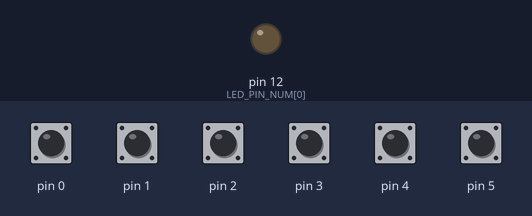
Bench run of a sketch on a simulated Teensy 4. Shown: output pins drawn as LEDs (lit = HIGH). The inputs (shaded band) are chosen by the test bench; at power-on: pin 0–5 HIGH.

Above: at 1.2 s.
1.3 s: pin 0 pulled LOW for 0.15 s
At 1.42 s:
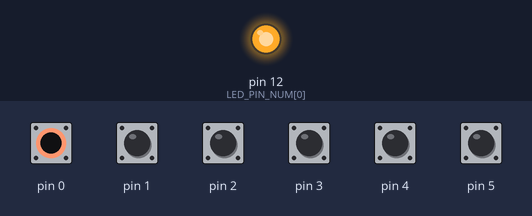
Timing chart, 0 to 4.3 s (numbered marks = the images above; inputs shaded):
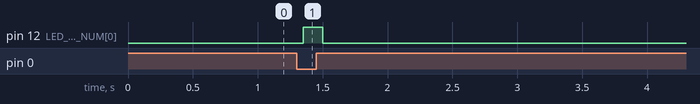

The sketch:

3-6-button-midi-footpedal-1-led.ino
```cpp
/* Simple Teensy DIY USB-MIDI controller.
  Created by Liam Lacey, based on the Teensy USB-MIDI Buttons example code.

   Contains 8 push buttons for sending MIDI messages,
   and a toggle switch for setting whether the buttons
   send note messages or CC messages.

   The toggle switch is connected to input pin 0,
   and the push buttons are connected to input pins 1 - 8.

   You must select MIDI from the "Tools > USB Type" menu for this code to compile.

   To change the name of the USB-MIDI device, edit the STR_PRODUCT define
   in the /Applications/Arduino.app/Contents/Java/hardware/teensy/avr/cores/usb_midi/usb_private.h
   file. You may need to clear your computers cache of MIDI devices for the name change to be applied.

   See https://www.pjrc.com/teensy/td_midi.html for the Teensy MIDI library documentation.

*/

#include <Bounce.h>

//The number of push buttons
const int NUM_OF_BUTTONS = 6;

// The number of leds
const int NUM_OF_LEDS = 1;
const int LED_PIN_NUM[NUM_OF_LEDS] = {12};
// the MIDI channel number to send messages
const int MIDI_CHAN = 1;

// Create Bounce objects for each button and switch. The Bounce object
// automatically deals with contact chatter or "bounce", and
// it makes detecting changes very simple.
// 5 = 5 ms debounce time which is appropriate for good quality mechanical push buttons.
// If a button is too "sensitive" to rapid touch, you can increase this time.

//button debounce time
const int DEBOUNCE_TIME = 50;

Bounce buttons[NUM_OF_BUTTONS] =
{
  Bounce (0, DEBOUNCE_TIME),
  Bounce (1, DEBOUNCE_TIME),
  Bounce (2, DEBOUNCE_TIME),
  Bounce (3, DEBOUNCE_TIME),
  Bounce (4, DEBOUNCE_TIME),
  Bounce (5, DEBOUNCE_TIME)
};

const int MIDI_MODE_NOTES = 0;
const int MIDI_MODE_CCS = 1;

//Variable that stores the current MIDI mode of the device (what type of messages the push buttons send).
int midiMode = MIDI_MODE_NOTES;

//Arrays the store the exact note and CC messages each push button will send.
const int MIDI_NOTE_NUMS[NUM_OF_BUTTONS] = {36,37,38,39,40,41};
const int MIDI_NOTE_VELS[NUM_OF_BUTTONS] = {110, 110, 110, 110, 110, 110};
const int MIDI_CC_NUMS[NUM_OF_BUTTONS] = {36,37,38,39,40,41};
const int MIDI_CC_VALS[NUM_OF_BUTTONS] = {127, 127, 127, 127, 127, 127};

//==============================================================================
//==============================================================================
//==============================================================================
//The setup function. Called once when the Teensy is turned on or restarted

void setup()
{
  // Configure the pins for input mode with pullup resistors.
  // The buttons/switch connect from each pin to ground.  When
  // the button is pressed/on, the pin reads LOW because the button
  // shorts it to ground.  When released/off, the pin reads HIGH
  // because the pullup resistor connects to +5 volts inside
  // the chip.  LOW for "on", and HIGH for "off" may seem
  // backwards, but using the on-chip pullup resistors is very
  // convenient.  The scheme is called "active low", and it's
  // very commonly used in electronics... so much that the chip
  // has built-in pullup resistors!

  for (int i = 0; i < NUM_OF_BUTTONS; i++)
  {
    pinMode (i, INPUT_PULLUP);
  }
  for (int i = 0; i < NUM_OF_LEDS; i++)
  {
    pinMode(LED_PIN_NUM[i], OUTPUT);
  }
}

//==============================================================================
//==============================================================================
//==============================================================================
//The loop function. Called over-and-over once the setup function has been called.

void loop()
{
  //==============================================================================
  // Update all the buttons/switch. There should not be any long
  // delays in loop(), so this runs repetitively at a rate
  // faster than the buttons could be pressed and released.
  for (int i = 0; i < NUM_OF_BUTTONS; i++)
  {
    buttons[i].update();
  }

  //==============================================================================
  // Check the status of each push button

  for (int i = 0; i < NUM_OF_BUTTONS; i++)
  {

    //========================================
    // Check each button for "falling" edge.
    // Falling = high (not pressed - voltage from pullup resistor) to low (pressed - button connects pin to ground)

    if (buttons[i].fallingEdge())
    {
      //If in note mode send a MIDI note-on message.
      //Else send a CC message.
      if (midiMode == MIDI_MODE_NOTES)
        usbMIDI.sendNoteOn (MIDI_NOTE_NUMS[i], MIDI_NOTE_VELS[i], MIDI_CHAN);
      else
        usbMIDI.sendControlChange (MIDI_CC_NUMS[i], MIDI_CC_VALS[i], MIDI_CHAN);
        digitalWrite(LED_PIN_NUM[0],HIGH);
    }

    //========================================
    // Check each button for "rising" edge
    // Rising = low (pressed - button connects pin to ground) to high (not pressed - voltage from pullup resistor)

    else if (buttons[i].risingEdge())
    {
      //If in note mode send a MIDI note-off message.
      //Else send a CC message with a value of 0.
      if (midiMode == MIDI_MODE_NOTES)
        usbMIDI.sendNoteOff (MIDI_NOTE_NUMS[i], 0, MIDI_CHAN);
      else
        usbMIDI.sendControlChange (MIDI_CC_NUMS[i], 0, MIDI_CHAN);
      digitalWrite(LED_PIN_NUM[0],LOW);
    }

  } //for (int i = 0; i < NUM_OF_BUTTONS; i++)

  //==============================================================================
  // Check the status of the toggle switch, and set the MIDI mode based on this.
  // if (buttons[0].fallingEdge())
  // {
  //   midiMode = MIDI_MODE_NOTES;
  // }
  // else if (buttons[0].risingEdge())
  // {
  //   midiMode = MIDI_MODE_CCS;
  // }

  //==============================================================================
  // MIDI Controllers should discard incoming MIDI messages.
  // http://forum.pjrc.com/threads/24179-Teensy-3-Ableton-Analog-CC-causes-midi-crash
  while (usbMIDI.read())
  {
    // ignoring incoming messages, so don't do anything here.
  }

}
```

Measured:
- after the input at 1.3 s, pin 12 (LED_PIN_NUM[0]): LOW → HIGH after 0.05 s, → LOW 0.15 s later
